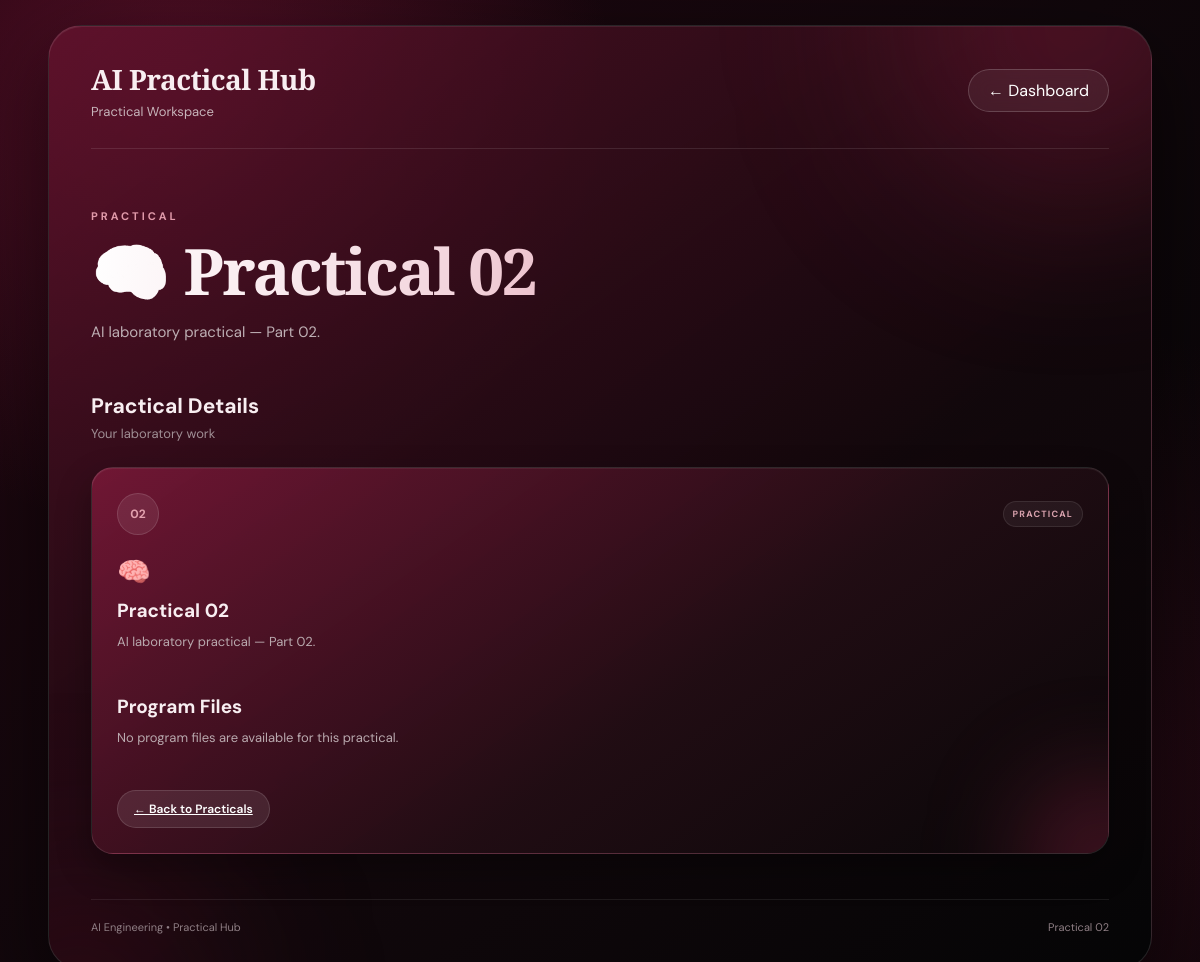
The app's page /practical/2 (signed in) with its own data.
### app.py (models this page shows)
class Practical(db.Model):
    id = db.Column(
        db.Integer,
        primary_key=True
    )
    title = db.Column(
        db.String(100),
        nullable=False
    )
    description = db.Column(
        db.String(300),
        nullable=False
    )
    category = db.Column(
        db.String(50),
        nullable=False,
        default="PRACTICAL"
    )
    emoji = db.Column(
        db.String(10),
        nullable=False,
        default="🧪"
    )

### app.py (the view, shortened to what this page needs)
@app.route(
    "/practical/<int:practical_id>"
)
def view_practical(practical_id):
    if "username" not in session:
        return redirect(
            url_for("login")
        )
    practical = Practical.query.get_or_404(
        practical_id
    )
    practical_files = {
        1: [
            "PRACTICAL 1.py"
        ],
        2: [
            "PRACTICAL 2A.py"
        ],
        3: [
            "PRACTICAL 2B.py"
        ],
        4: [
            "Water_Tank_Alert/app.py",
            "Water_Tank_Alert/Templates/index.html"
        ],
        5: [
            "loan_app/app.py"
        ],
        6: [
            "Attendance_Practical5/app.py",
            "Attendance_Practical5/templates/index.html"
        ]
    }
    project_directory = os.path.dirname(
        app.root_path
    )
    files_to_display = []
    selected_files = practical_files.get(
        practical_id,
        []
    )
    for relative_path in selected_files:
        file_path = os.path.join(
            project_directory,
            *relative_path.split("/")
        )
    return render_template(
        "practical.html",
        practical=practical,
        files_to_display=files_to_display
    )

### templates/practical.html (shortened to what this page needs)
<!DOCTYPE html>
<html lang="en">
<head>
    <link rel="stylesheet"
          href="{{ url_for('static', filename='style.css') }}">
</head>
<body>
<div class="dashboard">
    <header class="topbar">
        <div>
            <h1>
                AI Practical Hub
            </h1>
            <p>
                Practical Workspace
            </p>
        </div>
        <a href="{{ url_for('dashboard') }}"
           class="logout-btn">
            ← Dashboard
        </a>
    </header>
    <section class="welcome">
        <p class="small-title">
            {{ practical.category }}
        </p>
        <h2>
            {{ practical.emoji }}
            {{ practical.title }}
        </h2>
        <p>
            {{ practical.description }}
        </p>
    </section>
    <section class="practicals">
        <div class="section-heading">
            <div>
                <h2>
                    Practical Details
                </h2>
                <p>
                    Your laboratory work
                </p>
            </div>
        </div>
        <div class="practical-card">
            <div class="card-top">
                <div class="card-number">
                    {{ "%02d"|format(practical.id) }}
                </div>
                <div class="category">
                    {{ practical.category }}
                </div>
            </div>
            <div class="card-icon">
                {{ practical.emoji }}
            </div>
            <h3>
                {{ practical.title }}
            </h3>
            <p>
                {{ practical.description }}
            </p>
            <div class="program-section">
                <h3>
                    Program Files
                </h3>
                {% if files_to_display %}
                    {% for file in files_to_display %}
                    <div class="code-file">
                        <h4>
                            📄 {{ file.name }}
                        </h4>
                        <pre class="program-code"><code>{{ file.content }}</code></pre>
                    </div>
                    {% endfor %}
                {% else %}
                    <p>
                        No program files are available
                        for this practical.
                    </p>
                {% endif %}
            </div>
            <a href="{{ url_for('dashboard') }}"
               class="open-btn">
                ← Back to Practicals
            </a>
        </div>
    </section>
    <footer class="dashboard-footer">
        <p>
            AI Engineering • Practical Hub
        </p>
        <p>
            {{ practical.title }}
        </p>
    </footer>
</div>
</body>
</html>

### records on screen
Practical: category "PRACTICAL", emoji "🧠", title "Practical 02", description "AI laboratory practical — Part 02.", id "02"
